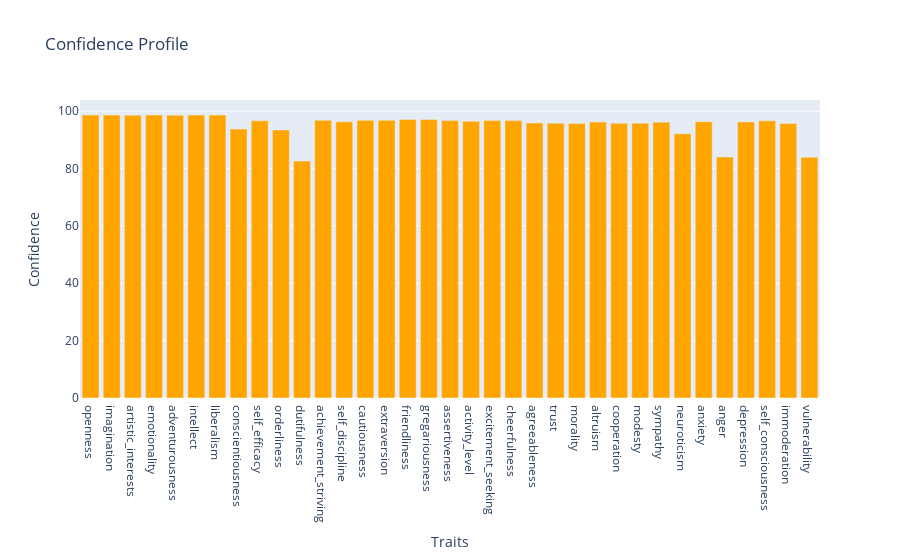

Notebook code cell kept with this figure:
### Markdown cell above
### Confidence Profile

### Code cell
individual_profile = df.loc[0]
individual_profile_df = individual_profile.reset_index()
individual_profile_df.columns = ["Trait", "Confidence"]

fig = px.bar(
    individual_profile_df,
    x="Trait",
    y="Confidence",
    title="Confidence Profile",
    labels={"Trait": "Traits", "Confidence": "Confidence"},
    color_discrete_sequence=["orange"],
)

fig.show()

### Figure 1 — Plotly figure (JSON) as saved in the notebook; plotly's stock layout.template omitted (floating-point values rounded to 4 significant figures)
{"data": [{"alignmentgroup": "True", "hovertemplate": "Traits=%{x}<br>Confidence=%{y}<extra></extra>", "legendgroup": "", "marker": {"color": "orange", "pattern": {"shape": ""}}, "name": "", "offsetgroup": "", "orientation": "v", "showlegend": false, "textposition": "auto", "type": "bar", "x": ["openness", "imagination", "artistic_interests", "emotionality", "adventurousness", "intellect", "liberalism", "conscientiousness", "self_efficacy", "orderliness", "dutifulness", "achievement_striving", "self_discipline", "cautiousness", "extraversion", "friendliness", "gregariousness", "assertiveness", "activity_level", "excitement_seeking", "cheerfulness", "agreeableness", "trust", "morality", "altruism", "cooperation", "modesty", "sympathy", "neuroticism", "anxiety", "anger", "depression", "self_consciousness", "immoderation", "vulnerability"], "xaxis": "x", "y": [98.65, 98.67, 98.6, 98.7, 98.59, 98.71, 98.65, 93.79, 96.66, 93.48, 82.62, 96.83, 96.31, 96.81, 96.84, 97.15, 97.1, 96.79, 96.51, 96.78, 96.72, 95.92, 95.83, 95.7, 96.21, 95.78, 95.83, 96.18, 92.17, 96.34, 84.04, 96.27, 96.64, 95.73, 83.97], "yaxis": "y"}], "layout": {"barmode": "relative", "legend": {"tracegroupgap": 0}, "title": {"text": "Confidence Profile"}, "xaxis": {"anchor": "y", "domain": [0, 1], "title": {"text": "Traits"}}, "yaxis": {"anchor": "x", "domain": [0, 1], "title": {"text": "Confidence"}}}}
